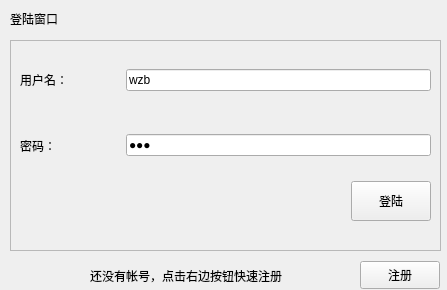
<?xml version="1.0" encoding="UTF-8"?>
<ui version="4.0">
 <class>loginForm</class>
 <widget class="QWidget" name="loginForm">
  <property name="geometry">
   <rect>
    <x>0</x>
    <y>0</y>
    <width>447</width>
    <height>290</height>
   </rect>
  </property>
  <property name="windowTitle">
   <string>Form</string>
  </property>
  <widget class="QFrame" name="frame">
   <property name="geometry">
    <rect>
     <x>10</x>
     <y>40</y>
     <width>431</width>
     <height>211</height>
    </rect>
   </property>
   <property name="frameShape">
    <enum>QFrame::StyledPanel</enum>
   </property>
   <property name="frameShadow">
    <enum>QFrame::Raised</enum>
   </property>
   <layout class="QGridLayout" name="gridLayout">
    <item row="0" column="2">
     <widget class="QLineEdit" name="usernameEdit">
      <property name="text">
       <string>wzb</string>
      </property>
     </widget>
    </item>
    <item row="4" column="2">
     <spacer name="verticalSpacer">
      <property name="orientation">
       <enum>Qt::Vertical</enum>
      </property>
      <property name="sizeHint" stdset="0">
       <size>
        <width>20</width>
        <height>40</height>
       </size>
      </property>
     </spacer>
    </item>
    <item row="1" column="2">
     <widget class="QLineEdit" name="passwordEdit">
      <property name="text">
       <string>wzb</string>
      </property>
      <property name="echoMode">
       <enum>QLineEdit::Password</enum>
      </property>
     </widget>
    </item>
    <item row="2" column="2">
     <widget class="QPushButton" name="loginButton">
      <property name="minimumSize">
       <size>
        <width>0</width>
        <height>40</height>
       </size>
      </property>
      <property name="maximumSize">
       <size>
        <width>80</width>
        <height>100</height>
       </size>
      </property>
      <property name="layoutDirection">
       <enum>Qt::RightToLeft</enum>
      </property>
      <property name="text">
       <string>登陆</string>
      </property>
     </widget>
    </item>
    <item row="0" column="1">
     <widget class="QLabel" name="label">
      <property name="minimumSize">
       <size>
        <width>100</width>
        <height>60</height>
       </size>
      </property>
      <property name="layoutDirection">
       <enum>Qt::RightToLeft</enum>
      </property>
      <property name="text">
       <string>用户名：</string>
      </property>
     </widget>
    </item>
    <item row="1" column="1">
     <widget class="QLabel" name="label_2">
      <property name="minimumSize">
       <size>
        <width>0</width>
        <height>60</height>
       </size>
      </property>
      <property name="layoutDirection">
       <enum>Qt::RightToLeft</enum>
      </property>
      <property name="text">
       <string>密码：</string>
      </property>
     </widget>
    </item>
    <item row="3" column="2">
     <widget class="QLabel" name="infoLabel">
      <property name="palette">
       <palette>
        <active>
         <colorrole role="WindowText">
          <brush brushstyle="SolidPattern">
           <color alpha="255">
            <red>255</red>
            <green>0</green>
            <blue>0</blue>
           </color>
          </brush>
         </colorrole>
        </active>
        <inactive>
         <colorrole role="WindowText">
          <brush brushstyle="SolidPattern">
           <color alpha="255">
            <red>255</red>
            <green>0</green>
            <blue>0</blue>
           </color>
          </brush>
         </colorrole>
        </inactive>
        <disabled>
         <colorrole role="WindowText">
          <brush brushstyle="SolidPattern">
           <color alpha="255">
            <red>159</red>
            <green>158</green>
            <blue>158</blue>
           </color>
          </brush>
         </colorrole>
        </disabled>
       </palette>
      </property>
      <property name="text">
       <string/>
      </property>
     </widget>
    </item>
   </layout>
  </widget>
  <widget class="QLabel" name="label_3">
   <property name="geometry">
    <rect>
     <x>10</x>
     <y>10</y>
     <width>74</width>
     <height>18</height>
    </rect>
   </property>
   <property name="text">
    <string>登陆窗口</string>
   </property>
  </widget>
  <widget class="QPushButton" name="registButton">
   <property name="geometry">
    <rect>
     <x>360</x>
     <y>261</y>
     <width>80</width>
     <height>28</height>
    </rect>
   </property>
   <property name="maximumSize">
    <size>
     <width>80</width>
     <height>16777215</height>
    </size>
   </property>
   <property name="layoutDirection">
    <enum>Qt::RightToLeft</enum>
   </property>
   <property name="text">
    <string>注册</string>
   </property>
  </widget>
  <widget class="QLabel" name="label_4">
   <property name="geometry">
    <rect>
     <x>90</x>
     <y>260</y>
     <width>251</width>
     <height>31</height>
    </rect>
   </property>
   <property name="text">
    <string>还没有帐号，点击右边按钮快速注册</string>
   </property>
  </widget>
 </widget>
 <tabstops>
  <tabstop>usernameEdit</tabstop>
  <tabstop>passwordEdit</tabstop>
  <tabstop>loginButton</tabstop>
  <tabstop>registButton</tabstop>
 </tabstops>
 <resources/>
 <connections/>
</ui>
